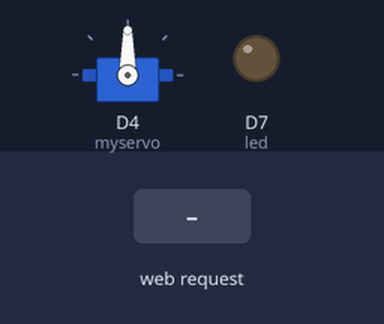
The sketch below on a simulated ESP8266 (NodeMCU). Shown: servo, output pins drawn as LEDs (lit = HIGH). Inputs (shaded band) come from the test bench. WiFi joins after 1.5 s; servers stay silent unless stated; what the sketch prints to the serial monitor is not drawn.

Above: at 2.7 s.
2.8 s: HTTP request GET /lighton received
At 3.6 s:
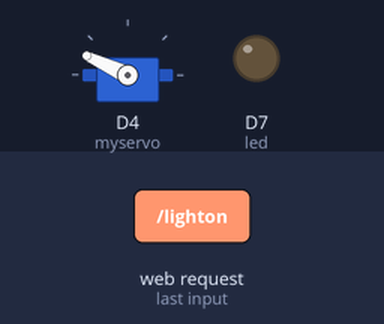
5.3 s: HTTP request GET /lightoff received
At 5.9 s:
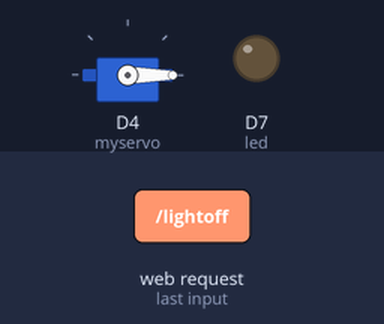
Timing chart, 0 to 8.3 s (numbered marks = the images above; inputs shaded):
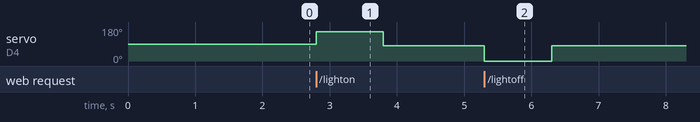

The sketch:

esp_code.ino
```cpp
#include <ESP8266WiFi.h>
#include <WiFiClient.h>
#include <ESP8266WebServer.h>
#include <ESP8266mDNS.h>
#include <Servo.h>

#ifndef STASSID
#define STASSID ""
#define STAPSK  ""
#endif

const char *ssid = STASSID;
const char *password = STAPSK;

ESP8266WebServer server(80);

const int led = 13;

int state = 0;

Servo myservo;

void setup(void) {
  myservo.attach(D4);
  pinMode(led, OUTPUT);
  digitalWrite(led, 0);
  Serial.begin(115200);
  WiFi.mode(WIFI_STA);
  WiFi.begin(ssid, password);
  Serial.println("");

  // Wait for connection
  while (WiFi.status() != WL_CONNECTED) {
    delay(500);
    Serial.print(".");
  }

  Serial.println("");
  Serial.print("Connected to ");
  Serial.println(ssid);
  Serial.print("IP address: ");
  Serial.println(WiFi.localIP());

  if (MDNS.begin("esp8266")) {
    Serial.println("MDNS responder started");
  }

  server.on("/", handleRoot);
  server.on("/lighton", lighton);
  server.on("/lightoff", lightoff);
  server.on("/status", status);
  server.onNotFound(handleNotFound);
  server.begin();
  Serial.println("HTTP server started");
}

void loop(void) {
  server.handleClient();
  MDNS.update();
}

void handleRoot() {
  digitalWrite(led, 1);
  char temp[400];
  int sec = millis() / 1000;
  int min = sec / 60;
  int hr = min / 60;

  snprintf(temp, 400,

           "<html>\
  <head>\
    <meta http-equiv='refresh' content='5'/>\
    <title>ESP8266 Demo</title>\
    <style>\
      body { background-color: #cccccc; font-family: Arial, Helvetica, Sans-Serif; Color: #000088; }\
    </style>\
  </head>\
  <body>\
    <h1>Hello from ESP8266!</h1>\
    <p>Uptime: %02d:%02d:%02d</p>\
    <img src=\"/test.svg\" />\
  </body>\
</html>",

           hr, min % 60, sec % 60
          );
  server.send(200, "text/html", temp);
  digitalWrite(led, 0);
}

void handleNotFound() {
  digitalWrite(led, 1);
  String message = "File Not Found\n\n";
  message += "URI: ";
  message += server.uri();
  message += "\nMethod: ";
  message += (server.method() == HTTP_GET) ? "GET" : "POST";
  message += "\nArguments: ";
  message += server.args();
  message += "\n";

  for (uint8_t i = 0; i < server.args(); i++) {
    message += " " + server.argName(i) + ": " + server.arg(i) + "\n";
  }

  server.send(404, "text/plain", message);
  digitalWrite(led, 0);
}

void lighton(){
  myservo.write(155);
  delay(1000);
  myservo.write(80);
  state = 1;
  server.send(200, "text/plain", "lighton");
}

void lightoff(){
  myservo.write(0);
  delay(1000);
  myservo.write(80);
  state = 0;
  server.send(200, "text/plain", "lightoff");
}

void status(){
  server.send(200, "text/plain", String(state));
}
```

Measured:
- after the input at 2.8 s, servo on D4 (myservo): 90° → 155° at once, → 80° 1.0 s later
- after the input at 5.3 s, servo on D4 (myservo): 80° → 0° at once, → 80° 1.0 s later
